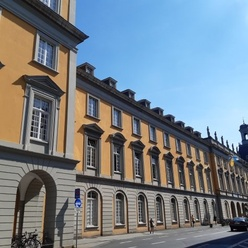
#> input picture edges/data/bonn_distance_transform.jpg, 248 x 248 px, shrunk from 474 x 474 before the run
$ python distance_transform.py
#> lines starting #> are read from the running program, lines starting #| are printed output that depends on the picture; after the words box and inside, x2 and y2 are one past the last pixel; in counts of white or black regions, pixels touching at a corner belong together
import numpy as np
import cv2
import matplotlib.pyplot as plt
import os

'''
This code implements a distance transform using the Chamfer 5-7-11 method.
It loads an image, applies Canny edge detection to find edges, and then computes the distance transform using both the custom Chamfer method and OpenCV's built-in distance transform.
'''

def chamfer_distance_transform_5_7_11(binary_image):
    """
    Compute Chamfer distance transform using 5-7-11 mask.

    Chamfer 5-7-11:
    - Horizontal/vertical neighbors: weight = 5
    - Diagonal neighbors: weight = 7
    - Knight's move neighbors: weight = 11

    Args:
        binary_image: Binary image where features are 255, background is 0

    Returns:
        Distance transform image
    """
    h, w = binary_image.shape
    dt = np.full((h, w), np.inf, dtype=np.float32)

    dt[binary_image > 0] = 0

    # Define forward and backward masks with (row_offset, col_offset, distance)
    # Forward mask
    forward_offsets = [
        (-2, -1, 11), (-2, 1, 11),  # Two rows up
        (-1, -2, 11), (-1, -1, 7), (-1, 0, 5), (-1, 1, 7), (-1, 2, 11),  # One row up
        (0, -1, 5)  # Same row, left
    ]

    # Backward mask
    backward_offsets = [
        (0, 1, 5), # Same row, right
        (1, -2, 11), (1, -1, 7), (1, 0, 5), (1, 1, 7), (1, 2, 11),  # One row down
        (2, -1, 11), (2, 1, 11)  # Two rows down
    ]

    # Forward pass
    for i in range(h):
        for j in range(w):
            if dt[i, j] != 0:
                for di, dj, weight in forward_offsets:
                    ni, nj = i + di, j + dj
                    if 0 <= ni < h and 0 <= nj < w:
                        dt[i, j] = min(dt[i, j], dt[ni, nj] + weight)

    # Backward pass
    for i in range(h-1, -1, -1):
        for j in range(w-1, -1, -1):
            if dt[i, j] != 0:
                for di, dj, weight in backward_offsets:
                    ni, nj = i + di, j + dj
                    if 0 <= ni < h and 0 <= nj < w:
                        dt[i, j] = min(dt[i, j], dt[ni, nj] + weight)

    return dt


def main():
    print("=" * 70)
    print("Distance Transform using Chamfer 5-7-11")
    print("=" * 70)

    img_path = 'data/bonn_distance_transform.jpg'

    if not os.path.exists(img_path):
        print(f"Error: {img_path} not found!")
        return

    # Load image and convert to grayscale
    img = cv2.imread(img_path)
#> img is the input picture: shape (248, 248, 3); mean B, G, R 137.8, 129.1, 118.3
    gray = cv2.cvtColor(img, cv2.COLOR_BGR2GRAY)
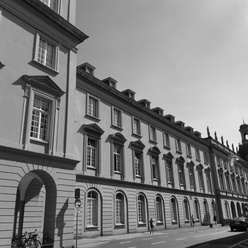
#> gray: shape (248, 248); min 0, max 250, mean 126.9
    print(f"Loaded image: {img_path}")
    print(f"Image size: {gray.shape}")
#| Image size: (248, 248)

    # Apply Canny edge detection
    print("Applying Canny edge detection...")
    edges = cv2.Canny(gray, 50, 150)
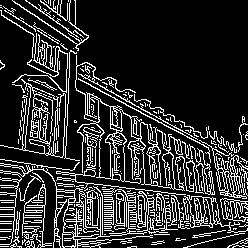
#> edges: shape (248, 248); 18.2% white in thin lines or dots

    # Compute distance transform with the function chamfer_distance_transform_5_7_11
    print("Computing distance transform...")
    dist_map = chamfer_distance_transform_5_7_11(edges)
#> after the loop in chamfer_distance_transform_5_7_11, `for i in range(h):`:
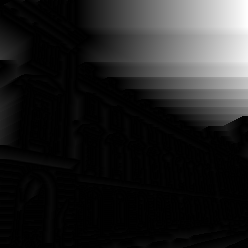
#> dt: shape (248, 248) float32; 0.07% of the values are NaN or infinite; the others: min 0, max 861, mean 114; drawn with min black, max white, NaN and infinite black
#> after the loop in chamfer_distance_transform_5_7_11, `for i in range(h-1, -1, -1):`:
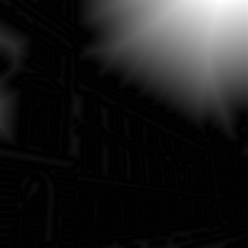
#> dt: shape (248, 248) float32; min 0, max 603, mean 69.6; drawn with min black and max white

    # Compute distance transform using cv2.distanceTransform
    euclidean_dist = cv2.distanceTransform(
        (edges == 0).astype(np.uint8),
        cv2.DIST_L2,
        cv2.DIST_MASK_PRECISE
    )
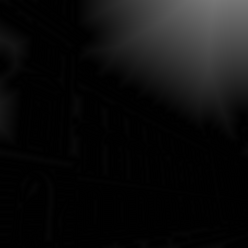
#> euclidean_dist: shape (248, 248) float32; min 0, max 119.3, mean 13.9

    # Visualize results
    fig, axes = plt.subplots(2, 2, figsize=(12, 10))

    # Original image
    axes[0, 0].imshow(cv2.cvtColor(img, cv2.COLOR_BGR2RGB))
    axes[0, 0].set_title('Original Image')

    # Edge image
    axes[0, 1].imshow(edges, cmap='gray')
    axes[0, 1].set_title('Canny Edges')

    # Distance transform
    im = axes[1, 0].imshow(dist_map, cmap='hot')
    axes[1, 0].set_title('Distance Transform (Chamfer 5-7-11)')
    plt.colorbar(im, ax=axes[1, 0])

    # Distance transform using OpenCV
    im2 = axes[1, 1].imshow(euclidean_dist, cmap='hot')
    axes[1, 1].set_title('Distance Transform (OpenCV L2)')
    plt.colorbar(im2, ax=axes[1, 1])

    plt.suptitle('Distance Transform Results', fontsize=14)
    plt.tight_layout()

    os.makedirs('output/', exist_ok=True)
    save_path = 'output/distance_transform_{}.png'.format(img_path.split('/')[-1].split('.')[0])
    fig.savefig(save_path, dpi=150, bbox_inches='tight')
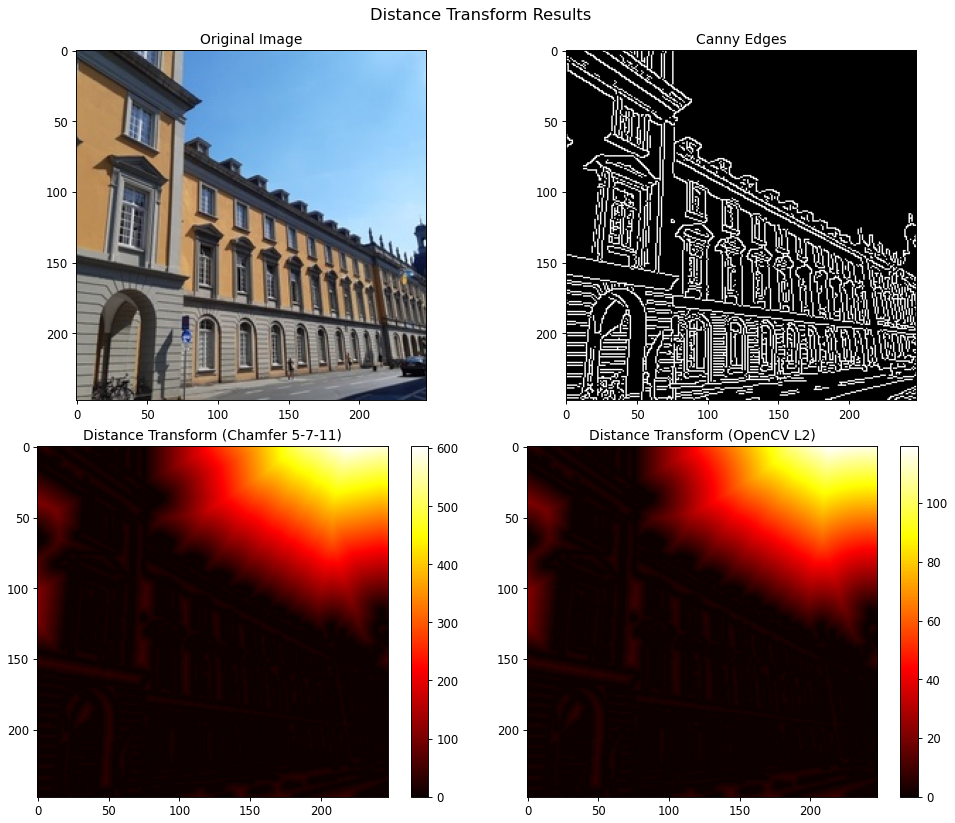
#> figure drawn by matplotlib, 6 panels
    plt.close(fig)

    print("\n" + "=" * 70)
    print("Results saved in ", save_path)
    print("=" * 70)


if __name__ == "__main__":
    main()

$ run again, with edges/data/bonn.jpg copied over edges/data/bonn_distance_transform.jpg
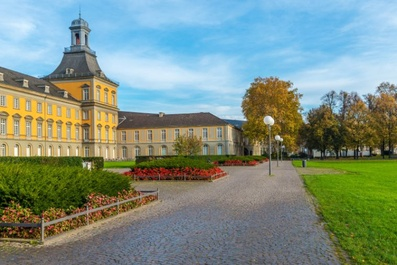
#> input picture edges/data/bonn.jpg, 397 x 265 px, shrunk from 758 x 506 before the run
#> in main, img is the input picture: shape (265, 397, 3); mean B, G, R 130.5, 143, 125.4
#| Image size: (265, 397)
#> in main, `edges = cv2.Canny(gray, 50, 150)`:
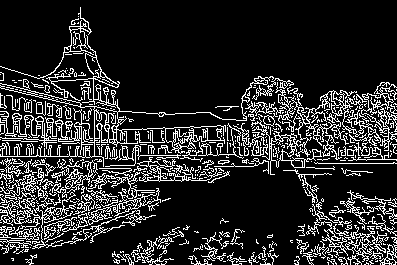
#> edges: shape (265, 397); 16.6% white in thin lines or dots
#> in main, `euclidean_dist = cv2.distanceTransform( (edges == 0).astype(np.uint8),..`:
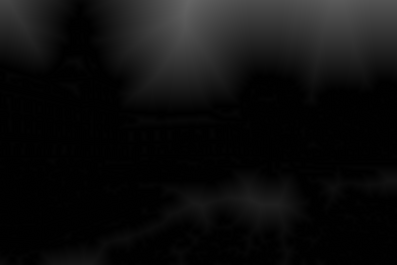
#> euclidean_dist: shape (265, 397) float32; min 0, max 101.8, mean 14
